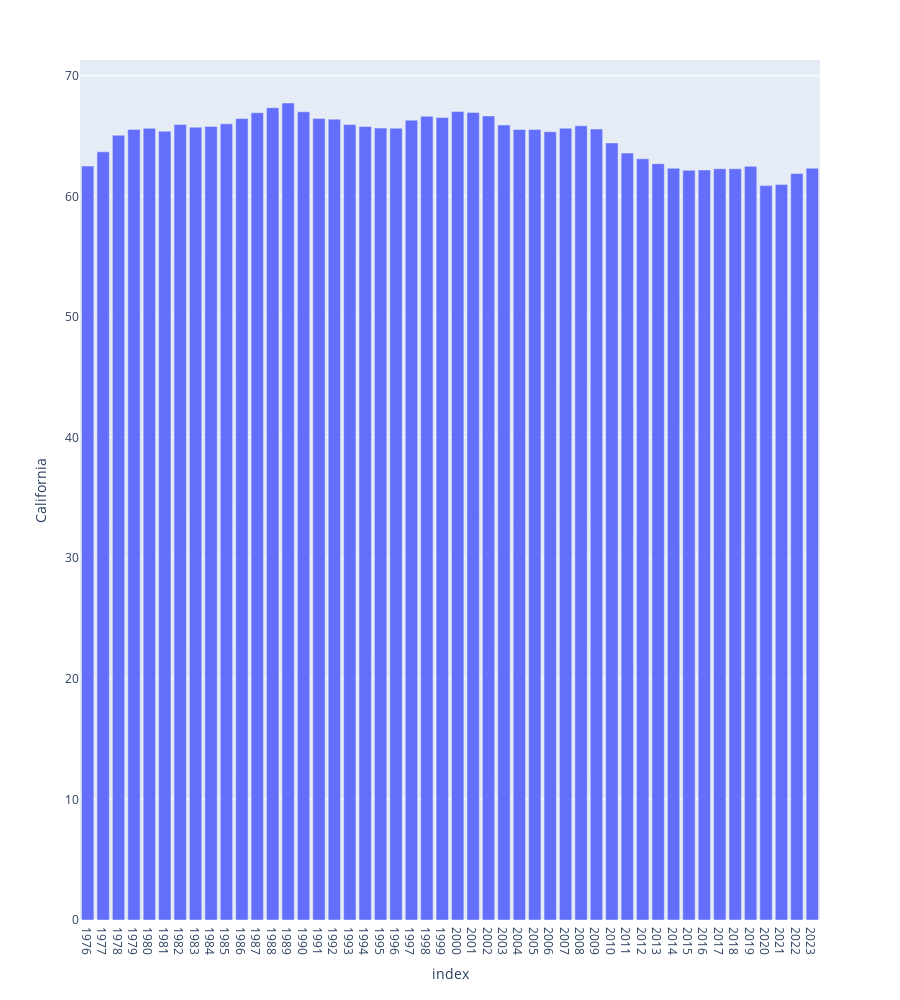

Here is the notebook cell this chart was saved with:
### Code cell
px.bar(data_frame=yearly_par_df, y = yearly_par_df['California'], x = yearly_par_df.index, height= 1000)

### Figure 1 — Plotly figure (JSON) as saved in the notebook; plotly's stock layout.template omitted (floating-point values rounded to 4 significant figures)
{"data": [{"alignmentgroup": "True", "hovertemplate": "index=%{x}<br>California=%{y}<extra></extra>", "legendgroup": "", "marker": {"color": "#636efa", "pattern": {"shape": ""}}, "name": "", "offsetgroup": "", "orientation": "v", "showlegend": false, "textposition": "auto", "type": "bar", "x": ["1976", "1977", "1978", "1979", "1980", "1981", "1982", "1983", "1984", "1985", "1986", "1987", "1988", "1989", "1990", "1991", "1992", "1993", "1994", "1995", "1996", "1997", "1998", "1999", "2000", "2001", "2002", "2003", "2004", "2005", "2006", "2007", "2008", "2009", "2010", "2011", "2012", "2013", "2014", "2015", "2016", "2017", "2018", "2019", "2020", "2021", "2022", "2023"], "xaxis": "x", "y": [62.51, 63.69, 65.07, 65.55, 65.64, 65.4, 65.96, 65.73, 65.8, 66.01, 66.45, 66.93, 67.35, 67.74, 67.01, 66.45, 66.4, 65.95, 65.79, 65.66, 65.65, 66.32, 66.65, 66.54, 67.04, 66.96, 66.67, 65.92, 65.55, 65.55, 65.36, 65.65, 65.85, 65.58, 64.43, 63.59, 63.11, 62.71, 62.33, 62.16, 62.19, 62.29, 62.29, 62.49, 60.89, 60.99, 61.89, 62.33], "yaxis": "y"}], "layout": {"barmode": "relative", "height": 1000, "legend": {"tracegroupgap": 0}, "margin": {"t": 60}, "xaxis": {"anchor": "y", "domain": [0, 1], "title": {"text": "index"}}, "yaxis": {"anchor": "x", "domain": [0, 1], "title": {"text": "California"}}}}
